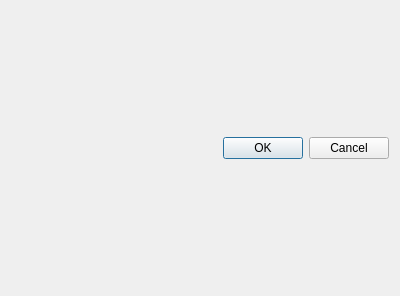
<?xml version="1.0" encoding="UTF-8"?>
<ui version="4.0">
 <class>addRowView</class>
 <widget class="QDialog" name="addRowView">
  <property name="geometry">
   <rect>
    <x>0</x>
    <y>0</y>
    <width>400</width>
    <height>296</height>
   </rect>
  </property>
  <property name="windowTitle">
   <string>Dialog</string>
  </property>
  <layout class="QVBoxLayout" name="verticalLayout">
   <item>
    <layout class="QVBoxLayout" name="contentVLayout"/>
   </item>
   <item>
    <widget class="QDialogButtonBox" name="buttonBox">
     <property name="orientation">
      <enum>Qt::Orientation::Horizontal</enum>
     </property>
     <property name="standardButtons">
      <set>QDialogButtonBox::StandardButton::Cancel|QDialogButtonBox::StandardButton::Ok</set>
     </property>
    </widget>
   </item>
  </layout>
 </widget>
 <resources/>
 <connections>
  <connection>
   <sender>buttonBox</sender>
   <signal>accepted()</signal>
   <receiver>addRowView</receiver>
   <slot>accept()</slot>
   <hints>
    <hint type="sourcelabel">
     <x>248</x>
     <y>254</y>
    </hint>
    <hint type="destinationlabel">
     <x>157</x>
     <y>274</y>
    </hint>
   </hints>
  </connection>
  <connection>
   <sender>buttonBox</sender>
   <signal>rejected()</signal>
   <receiver>addRowView</receiver>
   <slot>reject()</slot>
   <hints>
    <hint type="sourcelabel">
     <x>316</x>
     <y>260</y>
    </hint>
    <hint type="destinationlabel">
     <x>286</x>
     <y>274</y>
    </hint>
   </hints>
  </connection>
 </connections>
</ui>
